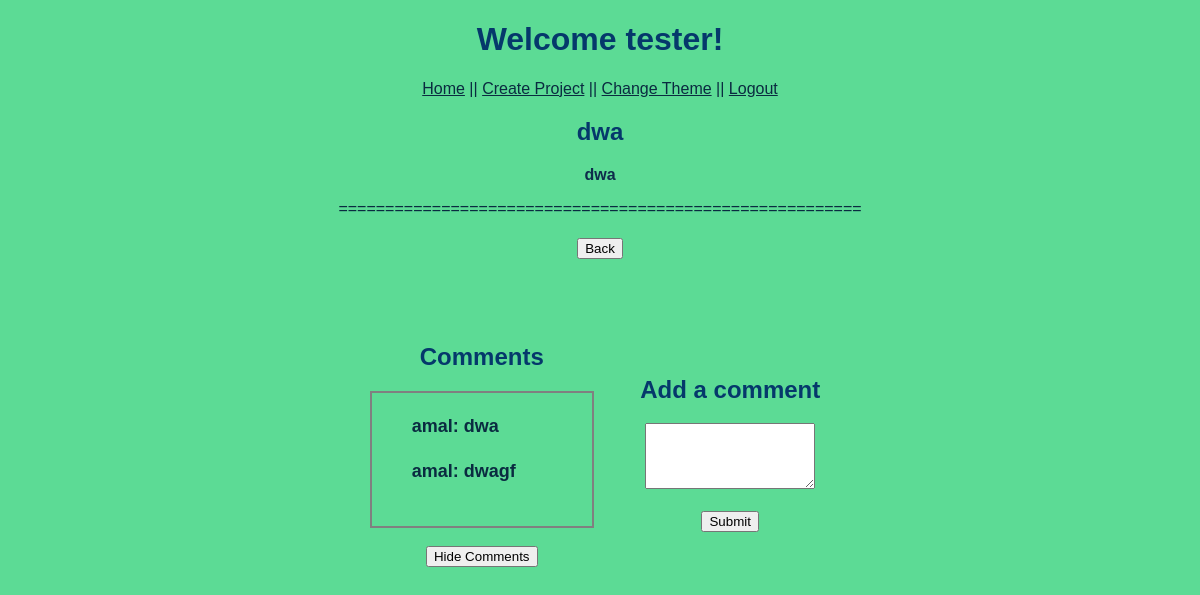
Screenshot of /view_project/1/view_task/1 (signed in) with the database file from the repository.
### models.py (models this page shows, shortened)
class Task(db.Model):
    id = db.Column('id', db.Integer, primary_key = True)
    project_id = db.Column(db.Integer, db.ForeignKey('project.id'), nullable=False)
    title = db.Column('title', db.String(200))
    description = db.Column('description', db.String(1000))

class Comment(db.Model):
    id = db.Column('id', db.Integer, primary_key = True)
    task_id = db.Column(db.Integer, db.ForeignKey('task.id'), nullable=False)
    name = db.Column('name', db.String(100))
    comment = db.Column('comment', db.String(300))

### app.py (the view)
@app.route('/view_project/<project_id>/view_task/<t_id>', methods=['GET','POST'])
def view_task(project_id, t_id):
    if session.get('user'):
        my_project = find_project_by_id(project_id)
        my_task = find_task_by_id(project_id, t_id)
        comments = find_comments_by_task(t_id)
        return render_template('view_task.html', project=my_project, user=session['user'], task=my_task, task_comments=comments, theme=session['user_theme'])
    return redirect(url_for('login'))

### models.py (called while the page is built)
def find_project_by_id(p_id):
    return db.session.query(Project).filter_by(id = p_id).one()

def find_task_by_id(p_id, t_id):
    return db.session.query(Task).filter_by(project_id = p_id, id = t_id).one()

def find_comments_by_task(t_id):
    return db.session.query(Comment).filter_by(task_id = t_id).all()

### templates/view_task.html (shortened to what this page needs)
<!DOCTYPE html>
<html lang="en">
<head>
    {% if theme == 1 %}
    <link rel="stylesheet" href="{{ url_for('static', filename='main.css')}}">
    {% elif theme == 3 %}
    <link rel="stylesheet" href="{{ url_for('static', filename='third.css')}}">
    {% else %}
    <link rel="stylesheet" href="{{ url_for('static', filename='second.css')}}">
    {% endif %}
</head>
<body>
    <h1>Welcome {{user}}!</h1>
    <nav>
        <a href="{{ url_for('index') }}">Home</a> <span class="nav-spacing">||</span>
        <a href="{{ url_for('new_project') }}">Create Project</a> <span class="nav-spacing">||</span>
        <a href="{{ url_for('change_style', theme_id=theme) }}" method="get">Change Theme</a> <span
            class="nav-spacing">||</span>
        <a href="{{ url_for('logout') }}">Logout</a>
    </nav>
    <div class="projectView">
        <h2>{{task.title}}</h2>
        <h3>{{task.description}}</h3>
        <a>========================================================</a><br><br>
        <form action="{{ url_for('get_project', project_id=project.id)}}" method="get">
            <div>
                <input type="submit" value="Back">
            </div>
        </form>
    </div>
    <div class='parent'>
        <div class='child'>
            <h2>
                <nav>Comments</nav>
            </h2>
            <div class="commentsBox">
                {% for comment in task_comments %}
                <h4>
                    <ul>{{ comment.name }}: {{ comment.comment }}</ul>
                </h4>
                {% endfor %}
            </div>
            <form action="{{ url_for('view_taskhidec', project_id=project.id, t_id=task.id)}}" method="get">
                <br>
                <nav><input type="submit" value="Hide Comments"></nav>
            </form>
        </div>
        <div class='child2'>
            <form action="{{ url_for('task_comment', project_id=project.id, t_id=task.id) }}" method="post">
                <div>
                    <h2 class="title">Add a comment</h2>
                    <textarea name="comment" rows="4" cols="0"></textarea><br><br>
                    <input type="submit" value="Submit">
                </div>
            </form>
        </div>
    </div>
</body>
</html>

### static/main.css (style rules this page uses)
* { font-family: 'Gill Sans', 'Gill Sans MT', Calibri, 'Trebuchet MS', sans-serif; }
h1 { color:#05386B; text-align: center; }
h2 { color: #05386B; }
h3 { color:#0e2c4b; font-size: 16px; }
h4 { color:#0a2b40; font-size: 18px; }
body { background:#5CDB95; }
a, .nav-spacing { color: inherit; color: #0a2b40; }
nav { text-align: center; }
.projectView { text-align: center; }
.commentsBox { border: 2px solid gray; padding-bottom: 20px; width: 200px; padding-right: 20px; margin: 0px auto; }
form div { margin: 2px auto; width: 200px; }
.parent { margin: 1rem; padding: 2rem 2rem; text-align: center; }
.child { display: inline-block; padding: 1rem 1rem; vertical-align: middle; text-align: left; }
.child2 { display: inline-block; padding: 1rem 1rem; vertical-align: middle; }

### rows the page displays
Task: title "dwa", description "dwa"
Comment: name "amal", comment "dwa"
Comment: name "amal", comment "dwagf"

### other values shown
{{ user }} "tester"
